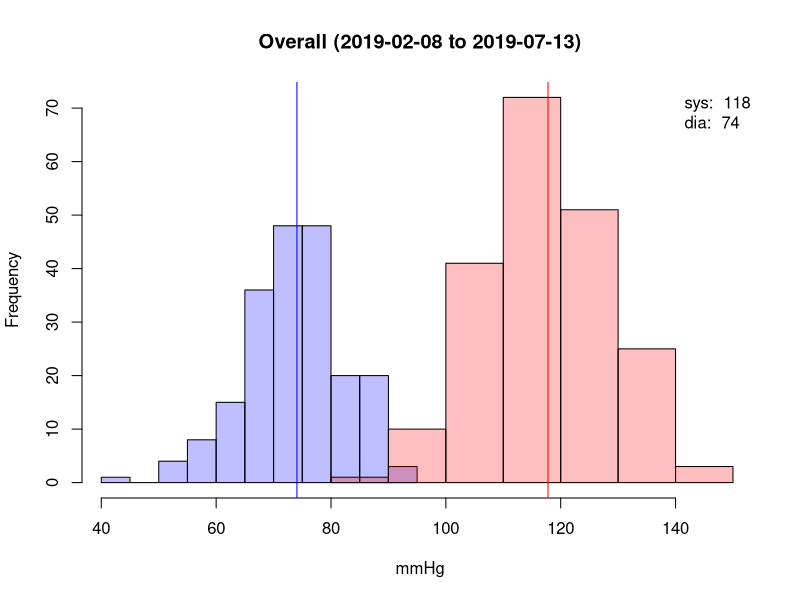
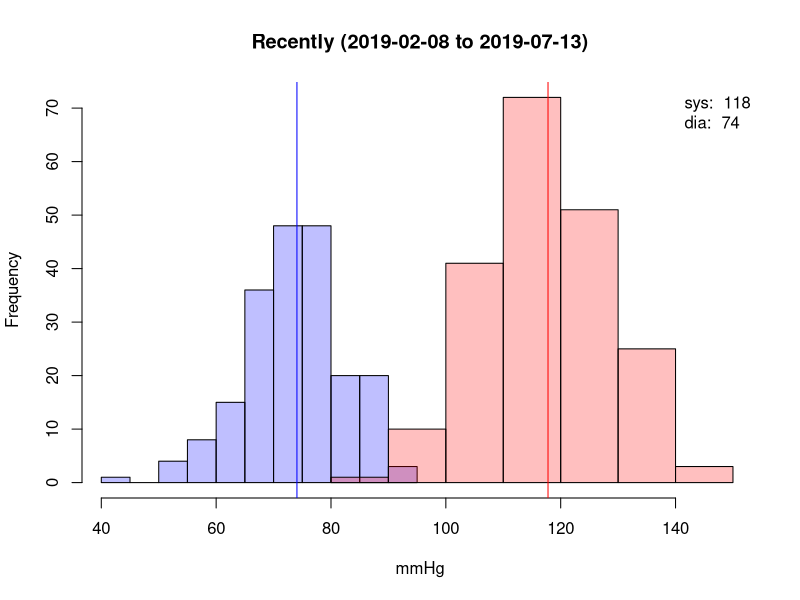
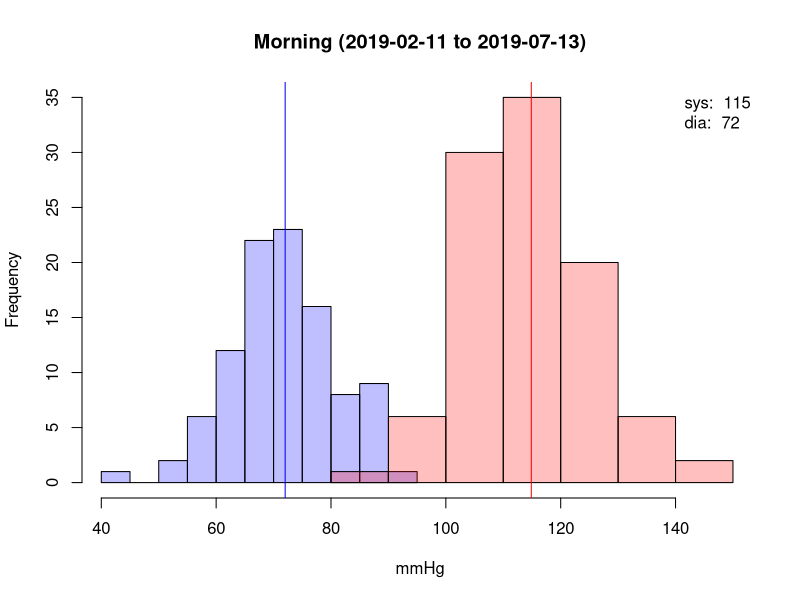
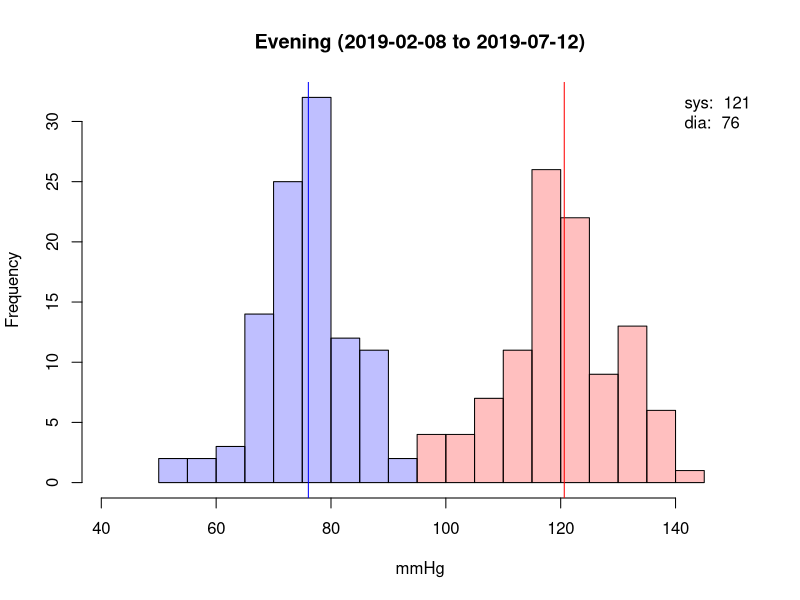
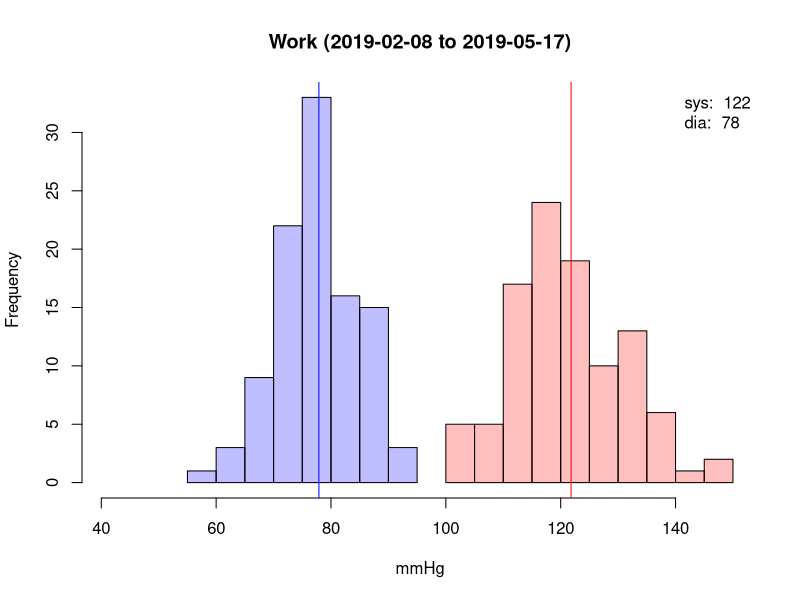
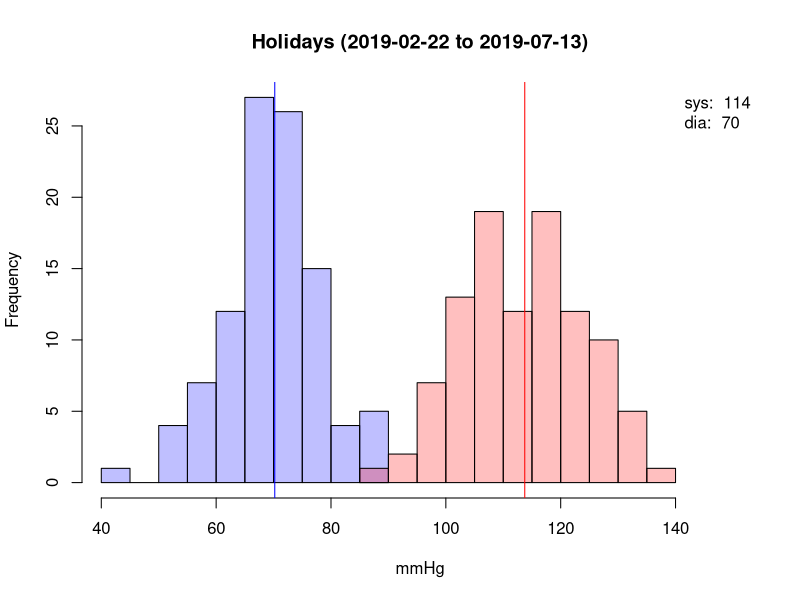
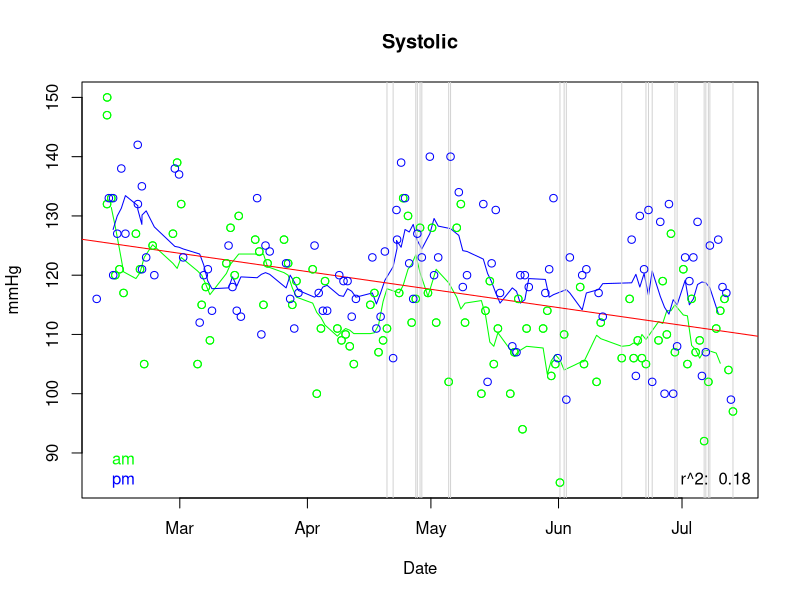
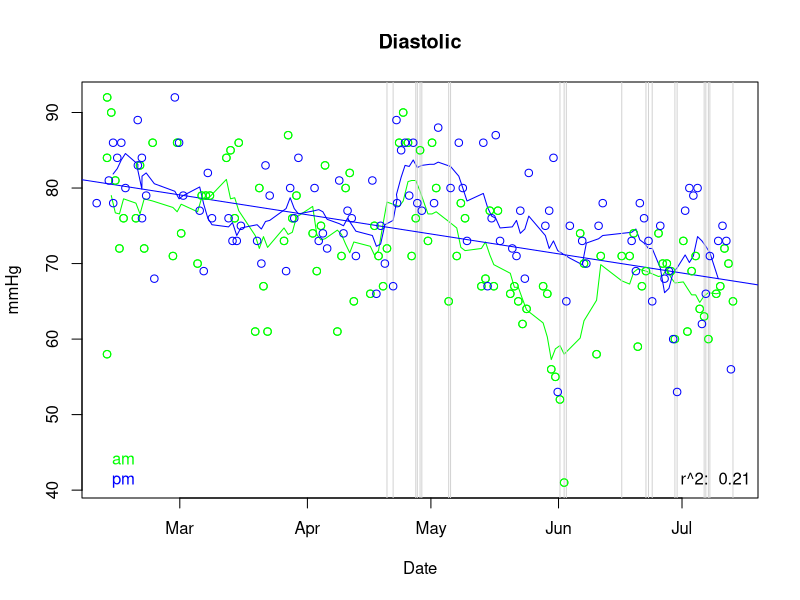

These figures' R source, in order:
## ---- chunk 1
library(lubridate)
## ---- chunk 2
b <- read.csv(file="bp.csv", header=TRUE, sep=",")
f <- read.csv(file="factors.csv", header=TRUE, sep=",")
bp <- merge(b, f)
bp$datetime <- as_datetime(paste(bp$date, bp$time))
mp <- c(min(bp$dia), max(bp$sys))
cdia <- rgb(0,0,1,1/4)
csys <- rgb(1,0,0,1/4)
cpul <- rgb(0,1,0,1/4)
## ---- chunk 3
plot.blood.pressure <- function(bp, title) {
  hsys <- hist(bp$sys, plot=F)
  hdia <- hist(bp$dia, plot=F)
  mc <- c(0, max(c(hsys$counts, hdia$counts)))
  plot(hdia, col=cdia, xlim=mp, ylim=mc, main = paste(title, " (", as.Date(min(bp$datetime)), " to ", as.Date(max(bp$datetime)), ")", sep=""), xlab = "mmHg")
  plot(hsys, col=csys, xlim=mp, ylim=mc, add=T)
  mdia <- mean(bp$dia)
  msys <- mean(bp$sys)
  abline(v=c(msys, mdia), col=c("red","blue"))
  legend("topright", bty="n", legend=c(paste("sys: ", format(msys, digits=2)), paste("dia: ", format(mdia, digits=2))))
}
## ---- chunk 4
plot.blood.pressure(bp, "Overall")
## ---- chunk 5
recent <- day(max(bp$datetime)) - day(bp$datetime) < 28
plot.blood.pressure(bp[recent,], "Recently")
## ---- chunk 6
am <- hour(bp$datetime) < 12
plot.blood.pressure(bp[am,], "Morning")
## ---- chunk 7
pm <- hour(bp$datetime) >= 12
plot.blood.pressure(bp[pm,], "Evening")
## ---- chunk 8
plot.blood.pressure(bp[bp$work == 1,], "Work")
## ---- chunk 9
plot.blood.pressure(bp[bp$work == 0,], "Holidays")
## ---- chunk 10
movavg <- function(x, n=5){
  filter(x,rep(1/n,n), sides=2)
}
plot.dates <- function(bp, var, title, col, yl="mmHg") {
  cs <- c("green", "blue")
  dates <- bp$datetime
  points <- bp[,var]
  plot(dates[am], points[am], xlab="Date", ylab=yl, main=title, col=cs[1])
  lines(dates[am], movavg(points[am], 7), col=cs[1])
  lines(dates[pm], movavg(points[pm], 7), col=cs[2])
  abline(v=dates[wday(dates) %in% c(1,7)], col="lightgray")
  sd <- lm(points~dates)
  abline(sd, col=col)
  points(dates[am], points[am], col=cs[1])
  points(dates[pm], points[pm], col=cs[2])
  legend("bottomright", bty="n", legend=paste("r^2: ", format(summary(sd)$r.squared, digits=2)))
  legend("bottomleft", bty="n", legend=c("am", "pm"), text.col = cs, pt.bg=cs)
}
plot.dates(bp, "sys", "Systolic", "red")
plot.dates(bp, "dia", "Diastolic", "blue")
## ---- chunk 11
plot(bp$dia, bp$sys, xlab = "Diastolic", ylab="Systolic")
msd <- lm(bp$sys~bp$dia)
abline(msd)
legend("bottomright", bty="n", legend=paste("r^2: ", format(summary(msd)$r.squared, digits=2)))
## ---- chunk 12
plot.pulse <- function(pulse, c, title) {
  hpul <- hist(pulse, plot=F)
  plot(hpul, col=c, main = title, xlab = "bpm")
  m <- mean(pulse)
  abline(v=m, col=c)
  legend("topright", bty="n", legend=paste("av: ", format(m, digits=2)))
}
plot.pulse(bp$pul, cpul, "Overall")
## ---- chunk 13
plot.pulse(bp[am,]$pul, cpul, "Morning")
## ---- chunk 14
plot.pulse(bp[pm,]$pul, cpul, "Evening")
## ---- chunk 15
plot.dates(bp, "pulse", "Pulse", "green", "bpm")
